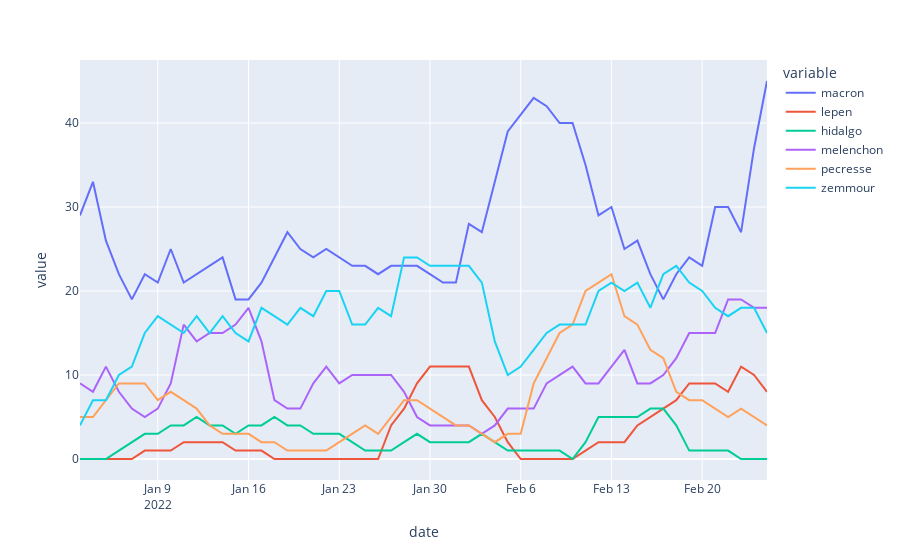

Here is the notebook cell this chart was saved with:
### Markdown cell above
Let's keep just a few candidats

### Code cell
rs_df.plot(x='date', y=['macron', 'lepen', 'hidalgo', 'melenchon', 'pecresse', 'zemmour'])

### Figure 1 — Plotly figure (JSON) as saved in the notebook; plotly's stock layout.template omitted (floating-point values rounded to 4 significant figures)
{"data": [{"hovertemplate": "variable=macron<br>date=%{x}<br>value=%{y}<extra></extra>", "legendgroup": "macron", "line": {"color": "#636efa", "dash": "solid"}, "marker": {"symbol": "circle"}, "mode": "lines", "name": "macron", "orientation": "v", "showlegend": true, "type": "scatter", "x": ["2022-01-03", "2022-01-04", "2022-01-05", "2022-01-06", "2022-01-07", "2022-01-08", "2022-01-09", "2022-01-10", "2022-01-11", "2022-01-12", "2022-01-13", "2022-01-14", "2022-01-15", "2022-01-16", "2022-01-17", "2022-01-18", "2022-01-19", "2022-01-20", "2022-01-21", "2022-01-22", "2022-01-23", "2022-01-24", "2022-01-25", "2022-01-26", "2022-01-27", "2022-01-28", "2022-01-29", "2022-01-30", "2022-01-31", "2022-02-01", "2022-02-02", "2022-02-03", "2022-02-04", "2022-02-05", "2022-02-06", "2022-02-07", "2022-02-08", "2022-02-09", "2022-02-10", "2022-02-11", "2022-02-12", "2022-02-13", "2022-02-14", "2022-02-15", "2022-02-16", "2022-02-17", "2022-02-18", "2022-02-19", "2022-02-20", "2022-02-21", "2022-02-22", "2022-02-23", "2022-02-24", "2022-02-25"], "xaxis": "x", "y": [29, 33, 26, 22, 19, 22, 21, 25, 21, 22, 23, 24, 19, 19, 21, 24, 27, 25, 24, 25, 24, 23, 23, 22, 23, 23, 23, 22, 21, 21, 28, 27, 33, 39, 41, 43, 42, 40, 40, 35, 29, 30, 25, 26, 22, 19, 22, 24, 23, 30, 30, 27, 37, 45], "yaxis": "y"}, {"hovertemplate": "variable=lepen<br>date=%{x}<br>value=%{y}<extra></extra>", "legendgroup": "lepen", "line": {"color": "#EF553B", "dash": "solid"}, "marker": {"symbol": "circle"}, "mode": "lines", "name": "lepen", "orientation": "v", "showlegend": true, "type": "scatter", "x": ["2022-01-03", "2022-01-04", "2022-01-05", "2022-01-06", "2022-01-07", "2022-01-08", "2022-01-09", "2022-01-10", "2022-01-11", "2022-01-12", "2022-01-13", "2022-01-14", "2022-01-15", "2022-01-16", "2022-01-17", "2022-01-18", "2022-01-19", "2022-01-20", "2022-01-21", "2022-01-22", "2022-01-23", "2022-01-24", "2022-01-25", "2022-01-26", "2022-01-27", "2022-01-28", "2022-01-29", "2022-01-30", "2022-01-31", "2022-02-01", "2022-02-02", "2022-02-03", "2022-02-04", "2022-02-05", "2022-02-06", "2022-02-07", "2022-02-08", "2022-02-09", "2022-02-10", "2022-02-11", "2022-02-12", "2022-02-13", "2022-02-14", "2022-02-15", "2022-02-16", "2022-02-17", "2022-02-18", "2022-02-19", "2022-02-20", "2022-02-21", "2022-02-22", "2022-02-23", "2022-02-24", "2022-02-25"], "xaxis": "x", "y": [0, 0, 0, 0, 0, 1, 1, 1, 2, 2, 2, 2, 1, 1, 1, 0, 0, 0, 0, 0, 0, 0, 0, 0, 4, 6, 9, 11, 11, 11, 11, 7, 5, 2, 0, 0, 0, 0, 0, 1, 2, 2, 2, 4, 5, 6, 7, 9, 9, 9, 8, 11, 10, 8], "yaxis": "y"}, {"hovertemplate": "variable=hidalgo<br>date=%{x}<br>value=%{y}<extra></extra>", "legendgroup": "hidalgo", "line": {"color": "#00cc96", "dash": "solid"}, "marker": {"symbol": "circle"}, "mode": "lines", "name": "hidalgo", "orientation": "v", "showlegend": true, "type": "scatter", "x": ["2022-01-03", "2022-01-04", "2022-01-05", "2022-01-06", "2022-01-07", "2022-01-08", "2022-01-09", "2022-01-10", "2022-01-11", "2022-01-12", "2022-01-13", "2022-01-14", "2022-01-15", "2022-01-16", "2022-01-17", "2022-01-18", "2022-01-19", "2022-01-20", "2022-01-21", "2022-01-22", "2022-01-23", "2022-01-24", "2022-01-25", "2022-01-26", "2022-01-27", "2022-01-28", "2022-01-29", "2022-01-30", "2022-01-31", "2022-02-01", "2022-02-02", "2022-02-03", "2022-02-04", "2022-02-05", "2022-02-06", "2022-02-07", "2022-02-08", "2022-02-09", "2022-02-10", "2022-02-11", "2022-02-12", "2022-02-13", "2022-02-14", "2022-02-15", "2022-02-16", "2022-02-17", "2022-02-18", "2022-02-19", "2022-02-20", "2022-02-21", "2022-02-22", "2022-02-23", "2022-02-24", "2022-02-25"], "xaxis": "x", "y": [0, 0, 0, 1, 2, 3, 3, 4, 4, 5, 4, 4, 3, 4, 4, 5, 4, 4, 3, 3, 3, 2, 1, 1, 1, 2, 3, 2, 2, 2, 2, 3, 2, 1, 1, 1, 1, 1, 0, 2, 5, 5, 5, 5, 6, 6, 4, 1, 1, 1, 1, 0, 0, 0], "yaxis": "y"}, {"hovertemplate": "variable=melenchon<br>date=%{x}<br>value=%{y}<extra></extra>", "legendgroup": "melenchon", "line": {"color": "#ab63fa", "dash": "solid"}, "marker": {"symbol": "circle"}, "mode": "lines", "name": "melenchon", "orientation": "v", "showlegend": true, "type": "scatter", "x": ["2022-01-03", "2022-01-04", "2022-01-05", "2022-01-06", "2022-01-07", "2022-01-08", "2022-01-09", "2022-01-10", "2022-01-11", "2022-01-12", "2022-01-13", "2022-01-14", "2022-01-15", "2022-01-16", "2022-01-17", "2022-01-18", "2022-01-19", "2022-01-20", "2022-01-21", "2022-01-22", "2022-01-23", "2022-01-24", "2022-01-25", "2022-01-26", "2022-01-27", "2022-01-28", "2022-01-29", "2022-01-30", "2022-01-31", "2022-02-01", "2022-02-02", "2022-02-03", "2022-02-04", "2022-02-05", "2022-02-06", "2022-02-07", "2022-02-08", "2022-02-09", "2022-02-10", "2022-02-11", "2022-02-12", "2022-02-13", "2022-02-14", "2022-02-15", "2022-02-16", "2022-02-17", "2022-02-18", "2022-02-19", "2022-02-20", "2022-02-21", "2022-02-22", "2022-02-23", "2022-02-24", "2022-02-25"], "xaxis": "x", "y": [9, 8, 11, 8, 6, 5, 6, 9, 16, 14, 15, 15, 16, 18, 14, 7, 6, 6, 9, 11, 9, 10, 10, 10, 10, 8, 5, 4, 4, 4, 4, 3, 4, 6, 6, 6, 9, 10, 11, 9, 9, 11, 13, 9, 9, 10, 12, 15, 15, 15, 19, 19, 18, 18], "yaxis": "y"}, {"hovertemplate": "variable=pecresse<br>date=%{x}<br>value=%{y}<extra></extra>", "legendgroup": "pecresse", "line": {"color": "#FFA15A", "dash": "solid"}, "marker": {"symbol": "circle"}, "mode": "lines", "name": "pecresse", "orientation": "v", "showlegend": true, "type": "scatter", "x": ["2022-01-03", "2022-01-04", "2022-01-05", "2022-01-06", "2022-01-07", "2022-01-08", "2022-01-09", "2022-01-10", "2022-01-11", "2022-01-12", "2022-01-13", "2022-01-14", "2022-01-15", "2022-01-16", "2022-01-17", "2022-01-18", "2022-01-19", "2022-01-20", "2022-01-21", "2022-01-22", "2022-01-23", "2022-01-24", "2022-01-25", "2022-01-26", "2022-01-27", "2022-01-28", "2022-01-29", "2022-01-30", "2022-01-31", "2022-02-01", "2022-02-02", "2022-02-03", "2022-02-04", "2022-02-05", "2022-02-06", "2022-02-07", "2022-02-08", "2022-02-09", "2022-02-10", "2022-02-11", "2022-02-12", "2022-02-13", "2022-02-14", "2022-02-15", "2022-02-16", "2022-02-17", "2022-02-18", "2022-02-19", "2022-02-20", "2022-02-21", "2022-02-22", "2022-02-23", "2022-02-24", "2022-02-25"], "xaxis": "x", "y": [5, 5, 7, 9, 9, 9, 7, 8, 7, 6, 4, 3, 3, 3, 2, 2, 1, 1, 1, 1, 2, 3, 4, 3, 5, 7, 7, 6, 5, 4, 4, 3, 2, 3, 3, 9, 12, 15, 16, 20, 21, 22, 17, 16, 13, 12, 8, 7, 7, 6, 5, 6, 5, 4], "yaxis": "y"}, {"hovertemplate": "variable=zemmour<br>date=%{x}<br>value=%{y}<extra></extra>", "legendgroup": "zemmour", "line": {"color": "#19d3f3", "dash": "solid"}, "marker": {"symbol": "circle"}, "mode": "lines", "name": "zemmour", "orientation": "v", "showlegend": true, "type": "scatter", "x": ["2022-01-03", "2022-01-04", "2022-01-05", "2022-01-06", "2022-01-07", "2022-01-08", "2022-01-09", "2022-01-10", "2022-01-11", "2022-01-12", "2022-01-13", "2022-01-14", "2022-01-15", "2022-01-16", "2022-01-17", "2022-01-18", "2022-01-19", "2022-01-20", "2022-01-21", "2022-01-22", "2022-01-23", "2022-01-24", "2022-01-25", "2022-01-26", "2022-01-27", "2022-01-28", "2022-01-29", "2022-01-30", "2022-01-31", "2022-02-01", "2022-02-02", "2022-02-03", "2022-02-04", "2022-02-05", "2022-02-06", "2022-02-07", "2022-02-08", "2022-02-09", "2022-02-10", "2022-02-11", "2022-02-12", "2022-02-13", "2022-02-14", "2022-02-15", "2022-02-16", "2022-02-17", "2022-02-18", "2022-02-19", "2022-02-20", "2022-02-21", "2022-02-22", "2022-02-23", "2022-02-24", "2022-02-25"], "xaxis": "x", "y": [4, 7, 7, 10, 11, 15, 17, 16, 15, 17, 15, 17, 15, 14, 18, 17, 16, 18, 17, 20, 20, 16, 16, 18, 17, 24, 24, 23, 23, 23, 23, 21, 14, 10, 11, 13, 15, 16, 16, 16, 20, 21, 20, 21, 18, 22, 23, 21, 20, 18, 17, 18, 18, 15], "yaxis": "y"}], "layout": {"legend": {"title": {"text": "variable"}, "tracegroupgap": 0}, "margin": {"t": 60}, "xaxis": {"anchor": "y", "domain": [0, 1], "title": {"text": "date"}}, "yaxis": {"anchor": "x", "domain": [0, 1], "title": {"text": "value"}}}}
